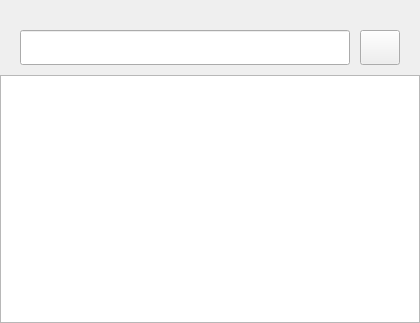
<?xml version="1.0" encoding="UTF-8"?>
<ui version="4.0">
 <class>ChatListWidget</class>
 <widget class="QWidget" name="ChatListWidget">
  <property name="geometry">
   <rect>
    <x>0</x>
    <y>0</y>
    <width>420</width>
    <height>323</height>
   </rect>
  </property>
  <property name="minimumSize">
   <size>
    <width>0</width>
    <height>0</height>
   </size>
  </property>
  <property name="mouseTracking">
   <bool>true</bool>
  </property>
  <property name="windowTitle">
   <string>Form</string>
  </property>
  <property name="styleSheet">
   <string notr="true"/>
  </property>
  <layout class="QVBoxLayout" name="verticalLayout">
   <property name="spacing">
    <number>0</number>
   </property>
   <property name="leftMargin">
    <number>0</number>
   </property>
   <property name="topMargin">
    <number>0</number>
   </property>
   <property name="rightMargin">
    <number>0</number>
   </property>
   <property name="bottomMargin">
    <number>0</number>
   </property>
   <item>
    <widget class="QWidget" name="searchWidget" native="true">
     <property name="minimumSize">
      <size>
       <width>0</width>
       <height>0</height>
      </size>
     </property>
     <property name="mouseTracking">
      <bool>true</bool>
     </property>
     <property name="styleSheet">
      <string notr="true"/>
     </property>
     <layout class="QGridLayout" name="gridLayout">
      <property name="leftMargin">
       <number>0</number>
      </property>
      <property name="topMargin">
       <number>0</number>
      </property>
      <property name="rightMargin">
       <number>0</number>
      </property>
      <property name="bottomMargin">
       <number>0</number>
      </property>
      <property name="spacing">
       <number>0</number>
      </property>
      <item row="0" column="1">
       <spacer name="verticalSpacer">
        <property name="orientation">
         <enum>Qt::Orientation::Vertical</enum>
        </property>
        <property name="sizeType">
         <enum>QSizePolicy::Policy::Fixed</enum>
        </property>
        <property name="sizeHint" stdset="0">
         <size>
          <width>20</width>
          <height>30</height>
         </size>
        </property>
       </spacer>
      </item>
      <item row="2" column="1">
       <spacer name="verticalSpacer_2">
        <property name="orientation">
         <enum>Qt::Orientation::Vertical</enum>
        </property>
        <property name="sizeType">
         <enum>QSizePolicy::Policy::Fixed</enum>
        </property>
        <property name="sizeHint" stdset="0">
         <size>
          <width>20</width>
          <height>10</height>
         </size>
        </property>
       </spacer>
      </item>
      <item row="1" column="4">
       <spacer name="horizontalSpacer_2">
        <property name="orientation">
         <enum>Qt::Orientation::Horizontal</enum>
        </property>
        <property name="sizeType">
         <enum>QSizePolicy::Policy::Fixed</enum>
        </property>
        <property name="sizeHint" stdset="0">
         <size>
          <width>20</width>
          <height>20</height>
         </size>
        </property>
       </spacer>
      </item>
      <item row="1" column="3">
       <widget class="QPushButton" name="pushButton">
        <property name="minimumSize">
         <size>
          <width>35</width>
          <height>35</height>
         </size>
        </property>
        <property name="text">
         <string/>
        </property>
        <property name="icon">
         <iconset resource="../qrc.qrc">
          <normaloff>:/res/img/Plus.png</normaloff>:/res/img/Plus.png</iconset>
        </property>
       </widget>
      </item>
      <item row="1" column="1">
       <widget class="QLineEdit" name="searchLineEdit">
        <property name="minimumSize">
         <size>
          <width>0</width>
          <height>35</height>
         </size>
        </property>
        <property name="mouseTracking">
         <bool>false</bool>
        </property>
       </widget>
      </item>
      <item row="1" column="0">
       <spacer name="horizontalSpacer">
        <property name="orientation">
         <enum>Qt::Orientation::Horizontal</enum>
        </property>
        <property name="sizeType">
         <enum>QSizePolicy::Policy::Fixed</enum>
        </property>
        <property name="sizeHint" stdset="0">
         <size>
          <width>20</width>
          <height>20</height>
         </size>
        </property>
       </spacer>
      </item>
      <item row="1" column="2">
       <spacer name="horizontalSpacer_3">
        <property name="orientation">
         <enum>Qt::Orientation::Horizontal</enum>
        </property>
        <property name="sizeType">
         <enum>QSizePolicy::Policy::Fixed</enum>
        </property>
        <property name="sizeHint" stdset="0">
         <size>
          <width>10</width>
          <height>20</height>
         </size>
        </property>
       </spacer>
      </item>
     </layout>
    </widget>
   </item>
   <item>
    <widget class="QListWidget" name="listWidget">
     <property name="mouseTracking">
      <bool>false</bool>
     </property>
    </widget>
   </item>
  </layout>
 </widget>
 <resources>
  <include location="../qrc.qrc"/>
 </resources>
 <connections/>
</ui>
